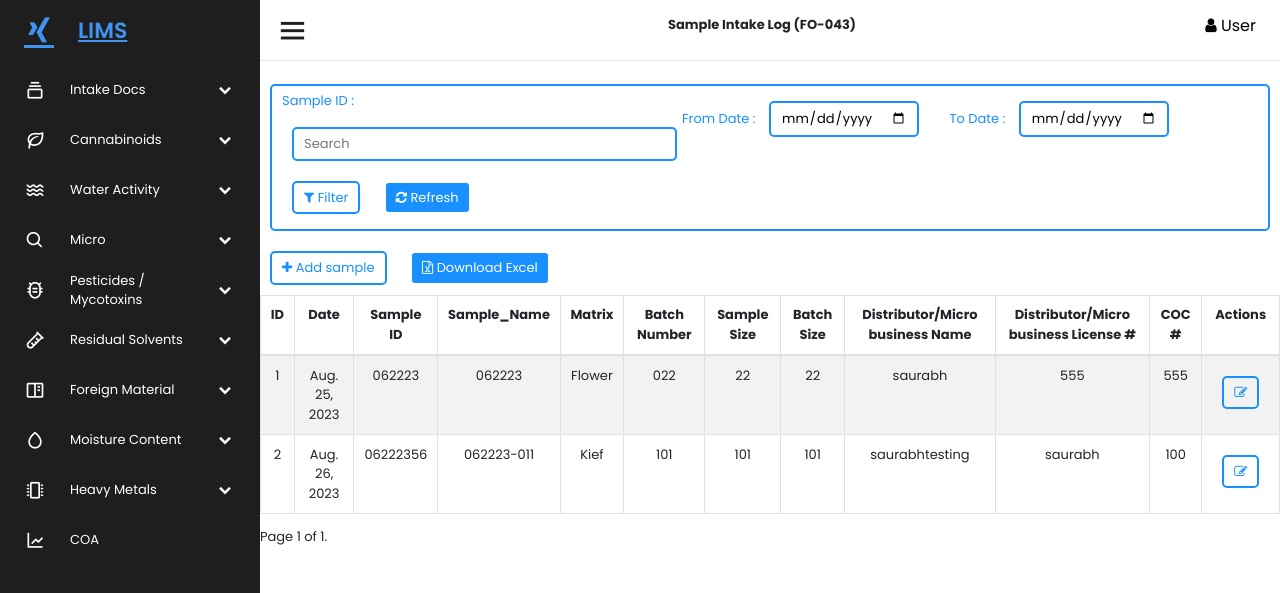
The page /SampleIntakelog/ on the database as committed earlier.
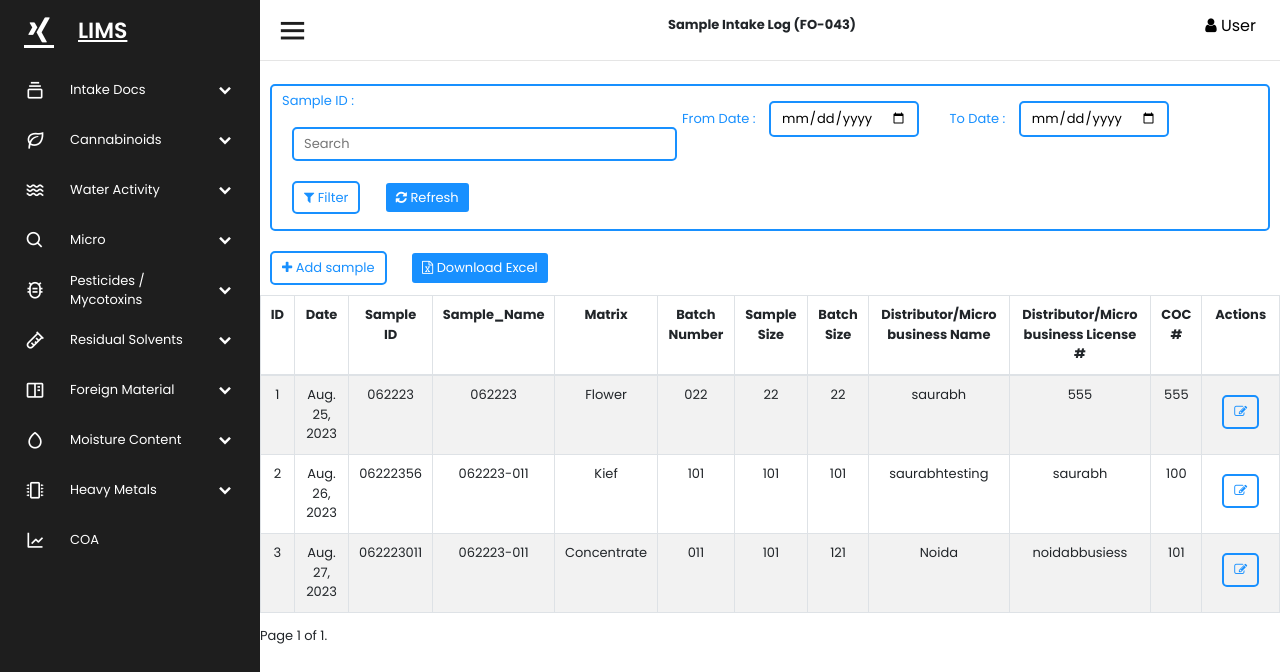
The same page on the database as committed later.
### mainApp/models.py (models this page shows, shortened)
class SampleIntakeForm(models.Model):
    id = models.AutoField(primary_key=True)
    SIF_UUID=models.UUIDField(max_length=100, unique=True, default=uuid.uuid4, editable = False)
    Date = models.DateField(default=date.today, verbose_name= 'Date')
    Sample_ID = models.CharField(max_length=40, unique=False)
    Sample_Name = models.CharField(max_length=300, unique=False, verbose_name='Sample Name')
    Matrix = models.CharField(max_length=300, unique=False, verbose_name='Matrix')
    Batch_Number = models.CharField(max_length=300, unique=False, verbose_name='Batch Number')
    Sample_Size = models.PositiveIntegerField(verbose_name='Sample Size')
    Batch_Size = models.PositiveIntegerField(verbose_name='Batch Size')
    Distributor_Micro_business_Name = models.CharField(max_length=300, unique=False, verbose_name='Distributor / Micro business Name')
    Distributor_Micro_business_License_No = models.CharField(max_length=300, unique=False, verbose_name='Distributor / Micro business License No')
    Chain_of_Custody_Number = models.CharField(max_length=300, unique=False, verbose_name='Chain of Custody Number')
    created_at = models.DateTimeField(auto_now_add=True)
    updated_at = models.DateTimeField(auto_now=True)
    class Meta:
        verbose_name_plural = 'Sample Intake Log (FO-043)'

### mainApp/views.py (the view)
# urls.py: path('SampleIntakelog/', SampleIntakelog),
def SampleIntakelog(Request):
    data = SampleIntakeForm.objects.all()
    data = SampleIntakeForm.objects.all().order_by("id")
    paginator = Paginator(data, 10)
    page_number = Request.GET.get("page")
    page_obj = paginator.get_page(page_number)
    return render(Request, "Sample Intake log.html",{'data':page_obj})

### templates/Sample Intake log.html (shortened to what this page needs)
{% extends 'base.html' %}
{% load static %}
{% block Content %}
Sample Intake Log (FO-043)
{% endblock %}
{% block body %}
<hr style="margin-top: 60px;">
<form class="search-form" style="width:1000px ;" role="search" method="post">
   <div class="" style="width: 400px;">
      <label for="gsearch"> Sample ID :</label>
      <input class="search-input" size="30" type="search" id="search" name="search" placeholder="Search"><br>
      <button class="white-button"><i class="fa fa-filter"></i> Filter </button>
      <button class="search-reset"><i class="fa fa-refresh"></i><a href="" style="color: white;"> Refresh </a></button>
   </div>
   <div style="width: 300px;">
      <label for="gsearch">From Date :</label>
      <input class="search-input" type="date" id="gsearch" name="gsearch"><br>
   </div>
   <div style="width: 300px;">
      <label for="gsearch">To Date :</label>
      <input class="search-input" type="date" id="gsearch" name="gsearch"><br>
   </div>
</form>
<br><br><br><br><br><br><br><br>
<div>
   <div style="width: 400px;">
      <a href="\Sample_Intake_Form">
         <button class="white-button"><i class="fa fa-plus"></i> Add sample
         </button> </a>
      <button class="search-reset"><i class="fa fa-file-excel-o"></i> Download Excel
      </button>
   </div>
</div>
<table id="example" class="table table-striped table-bordered" style="width:100%">
   <thead>
      <tr>
         <th>ID </th>
         <th>Date</th>
         <th>Sample ID</th>
         <th>Sample_Name</th>
         <th>Matrix</th>
         <th>Batch Number</th>
         <th>Sample Size</th>
         <th>Batch Size</th>
         <th>Distributor/Micro business Name</th>
         <th>Distributor/Micro business License #</th>
         <th>COC #</th>
         <th>Actions</th>
      </tr>
   </thead>
   <tbody>
      {% for item in data %}
      <tr>
         <td>{{item.id}}</td>
         <td>{{item.Date}}</td>
         <td>{{item.Sample_ID}}</td>
         <td>{{item.Sample_Name}}</td>
         <td>{{item.Matrix}}</td>
         <td>{{item.Batch_Number}}</td>
         <td>{{item.Sample_Size}}</td>
         <td>{{item.Batch_Size}}</td>
         <td>{{item.Distributor_Micro_business_Name}}</td>
         <td>{{item.Distributor_Micro_business_License_No}}</td>
         <td>{{item.Chain_of_Custody_Number}}</td>
         <td><a href="/editsampleform/{{item.id}}"><button class="white-button"><i class="fa fa-edit"></i></button></a></td>
      </tr>
      {% endfor %}
   </tbody>
</table>
<div class="pagination my-pagination">
   <span class="step-links">
      <span class="current">
         Page {{ data.number }} of {{ data.paginator.num_pages }}.
      </span>
   </span>
</div>
</section>
{% endblock %}

Rows that differ between the two databases and show on the page:
added SampleIntakeForm: id "3", Date "Aug. 27, 2023", Sample_ID "062223011", Sample_Name "062223-011", Matrix "Concentrate", Batch_Number "011", Sample_Size "101", Batch_Size "121", Distributor_Micro_business_Name "Noida", Distributor_Micro_business_License_No "noidabbusiess", Chain_of_Custody_Number "101"
